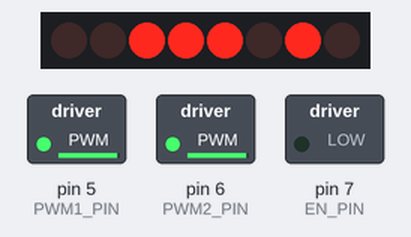
The sketch below on a simulated Arduino Uno, built with avr-gcc and run on an emulated ATmega328P. Shown: 8 shift-register outputs drawn as a row of LEDs (first output left, lit = HIGH), switched loads named in the sketch (green lamp = pin HIGH). Pins used as bus, display or sensor lines are not drawn.

Above: at 0.05 s.
At 11.95 s:
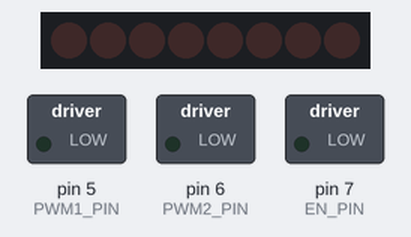
Timing chart, 0 to 15.6 s (numbered marks = the images above):
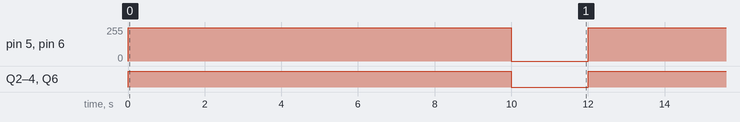

Measured:
- by itself, pin 5 (PWM1_PIN), pin 6 (PWM2_PIN): alternates 250/255 for 10.0 s and 0/255 for 2.0 s
- by itself, Q2–4, Q6: alternates HIGH for 10.0 s and LOW for 2.0 s

The sketch:

movingforward_distance.ino
```cpp
// PWM пины
#define PWM1_PIN 5
#define PWM2_PIN 6
// 74HCT595N сдвиговый регистр и его подключение
#define SHCP_PIN 2  // Смещение регистра
#define EN_PIN 7    // Пин разрешающий управление
#define DATA_PIN 8  // Последовательные данные
#define STCP_PIN 4  // Задающая частота регистра памяти
const int Forward = 92;  // Движение вперед (ниже в соотв таблицей)
const int Stop = 0;      // Стоп (нужно определить это значение)

const float speedCmPerSec = 10.0;  // Скорость робота в см/с (нужна калибровка)

void setup() {
    pinMode(SHCP_PIN, OUTPUT);
    pinMode(EN_PIN, OUTPUT);
    pinMode(DATA_PIN, OUTPUT);
    pinMode(STCP_PIN, OUTPUT);
    pinMode(PWM1_PIN, OUTPUT);
    pinMode(PWM2_PIN, OUTPUT);
}

void loop() {
    float distance = 100.0;  // Расстояние для движения в см (измените это значение по необходимости)
    moveForward(distance);
    delay(2000);  // Задержка перед следующим движением
}

void moveForward(float distanceCm) {
    float timeSec = distanceCm / speedCmPerSec;  // Рассчитать время для прохождения заданного расстояния
    int timeMs = timeSec * 1000;  // Конвертировать время в миллисекунды

    Motor(Forward, 250);
    delay(timeMs);  // Двигаться вперед в течение рассчитанного времени
    Motor(Stop, 0);  // Остановить мотор
}

void Motor(int Dir, int Speed) {
    digitalWrite(EN_PIN, LOW);
    analogWrite(PWM1_PIN, Speed);
    analogWrite(PWM2_PIN, Speed);
    digitalWrite(STCP_PIN, LOW);
    shiftOut(DATA_PIN, SHCP_PIN, MSBFIRST, Dir);
    digitalWrite(STCP_PIN, HIGH);
}
```
